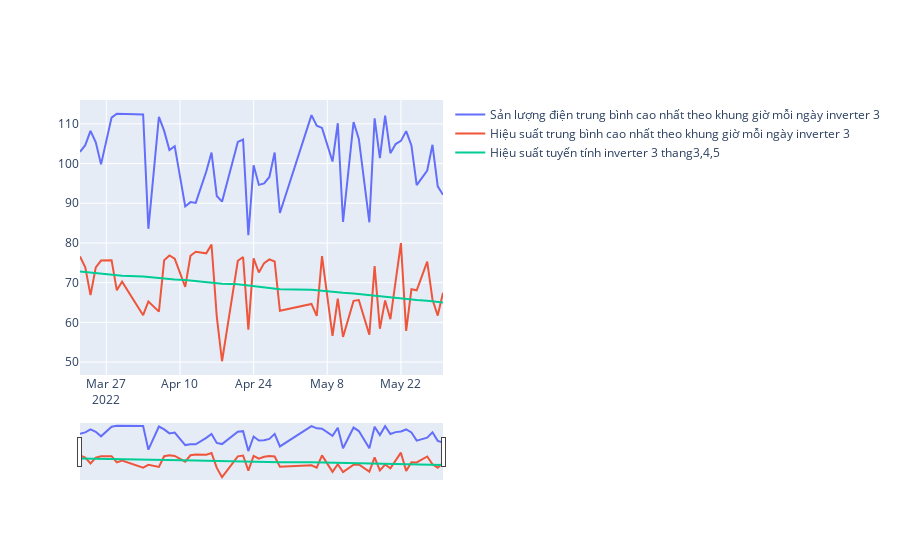
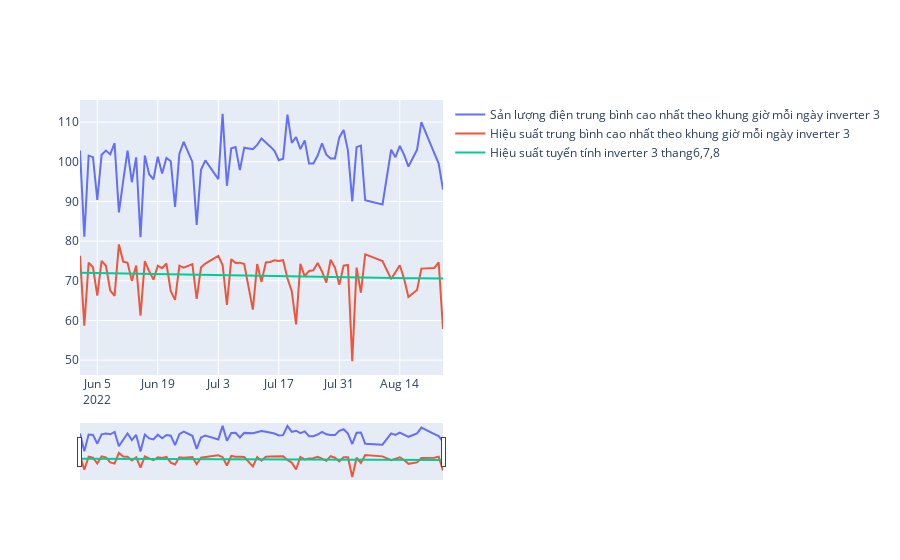

Here is the notebook cell these charts were saved with, in order:
### Code cell
df2=df1[df1['month']<6]
df3=df1[df1['month']>=6]
df_bin2=df_bin[df_bin['month']<6]
df_bin3=df_bin[df_bin['month']>=6]
x=df_bin2['stt'].tolist()
y=df_bin2['Hieu suat'].tolist()
x=np.array(x)
y=np.array(y)
b = estimate_coef(x, y) 
print("Estimated coefficients:\nb_0 = {}\nb_1 = {}".format(b[0], b[1])) 
plot_regression_line(x, y, b) 
y_pred2= b[0] + b[1]*x
x=df_bin3['stt'].tolist()
y=df_bin3['Hieu suat'].tolist()
x=np.array(x)
y=np.array(y)
b = estimate_coef(x, y) 
print("Estimated coefficients:\nb_0 = {}\nb_1 = {}".format(b[0], b[1])) 
plot_regression_line(x, y, b) 
y_pred3= b[0] + b[1]*x
fig2 = go.Figure()
fig2.add_trace(go.Scatter(
    x=df2['date'],
    y=df2['Total input power(kW)'],
    name="Sản lượng điện trung bình cao nhất theo khung giờ mỗi ngày inverter 3 "))
fig2.add_trace(go.Scatter(
    x=df2['date'],
    y=df2['Hieu suat'],
    name="Hiệu suất trung bình cao nhất theo khung giờ mỗi ngày inverter 3 "))
fig2.add_trace(go.Scatter(
    x=df2['date'],
    y=y_pred2,
    name="Hiệu suất tuyến tính inverter 3 thang3,4,5"))
fig2 . update_traces (
    showlegend = True 
    )
fig2.update_xaxes(
    rangeslider_visible=True,
    )   
fig2.show()
fig3 = go.Figure()
fig3.add_trace(go.Scatter(
    x=df3['date'],
    y=df3['Total input power(kW)'],
    name="Sản lượng điện trung bình cao nhất theo khung giờ mỗi ngày inverter 3 "))
fig3.add_trace(go.Scatter(
    x=df3['date'],
    y=df3['Hieu suat'],
    name="Hiệu suất trung bình cao nhất theo khung giờ mỗi ngày inverter 3 "))
fig3.add_trace(go.Scatter(
    x=df3['date'],
    y=y_pred3,
    name="Hiệu suất tuyến tính inverter 3 thang6,7,8"))
fig3 . update_traces (
    showlegend = True 
    )
fig3.update_xaxes(
    rangeslider_visible=True,
    )   
fig3.show()
